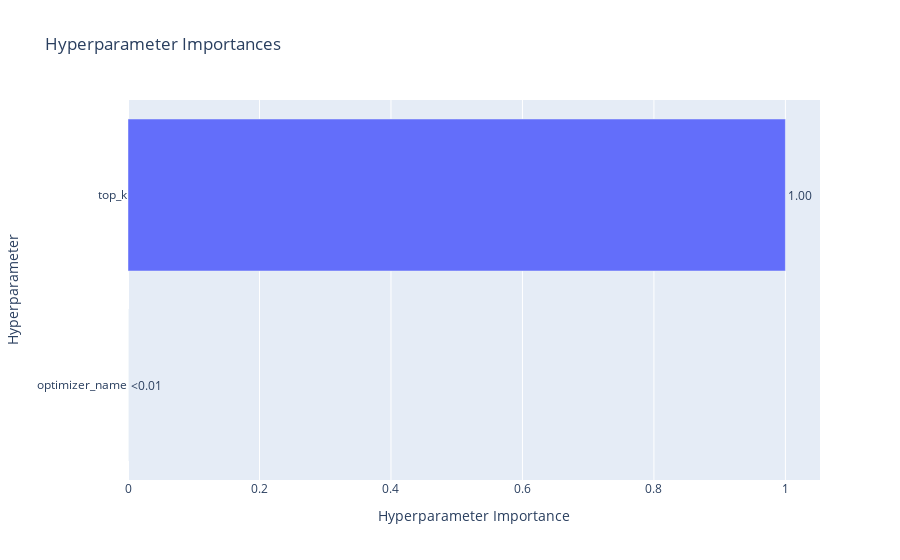

Source (notebook cell):
### Markdown cell above
---
## Stage 3: Strategy Hyperparameter Optimization
Optimize strategy hyperparameters using best model from Stage 2

### Code cell
# Use to debugging
%load_ext autoreload
%autoreload 2


# Run strategy hyperparameter optimization
logger.info("\n" + "="*70)
logger.info("📊 STAGE 3: STRATEGY HYPERPARAMETER OPTIMIZATION")
logger.info("="*70 + "\n")

model_name = model_cfg['PARAMS']['model_name']
strategy_results = tuner.optimize_strategy(model_name=model_name)
strategy_results['param_importance_fig'].show()

print("\n✅ Strategy optimization complete!")
print(f"Best hyperparameters: {strategy_results['hparams']}")
print(f"\nBest metrics:")
for metric, value in strategy_results['metrics'].items():
    print(f"  {metric}: {value:.4f}")
print(f"\nMLflow run ID: {strategy_results['mlflow_run_id']}")

### Figure 1 — Plotly figure (JSON) as saved in the notebook; plotly's stock layout.template omitted (floating-point values rounded to 4 significant figures)
{"data": [{"cliponaxis": false, "hovertemplate": ["optimizer_name (CategoricalDistribution): 0.0<extra></extra>", "top_k (IntDistribution): 1.0<extra></extra>"], "name": "Objective Value", "orientation": "h", "text": ["<0.01", "1.00"], "textposition": "outside", "type": "bar", "x": [0, 1], "y": ["optimizer_name", "top_k"]}], "layout": {"title": {"text": "Hyperparameter Importances"}, "xaxis": {"title": {"text": "Hyperparameter Importance"}}, "yaxis": {"title": {"text": "Hyperparameter"}}}}
